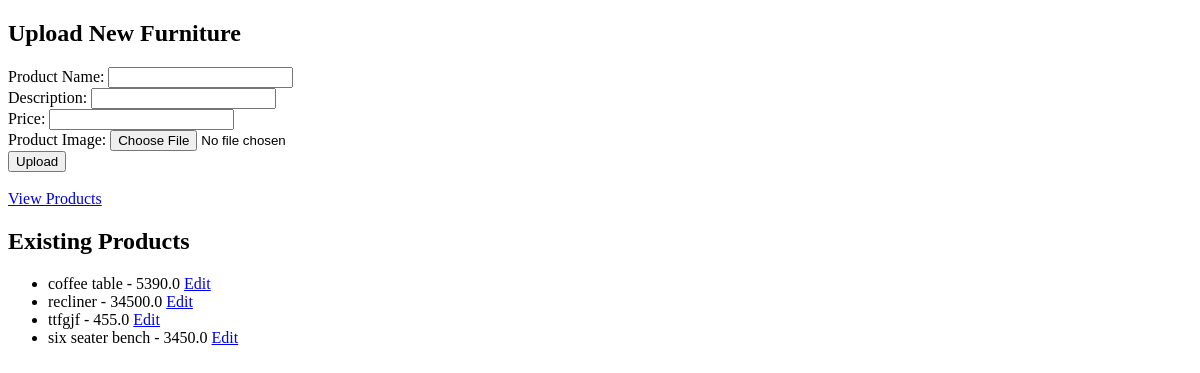
/admin, run on an earlier commit of the app's database.
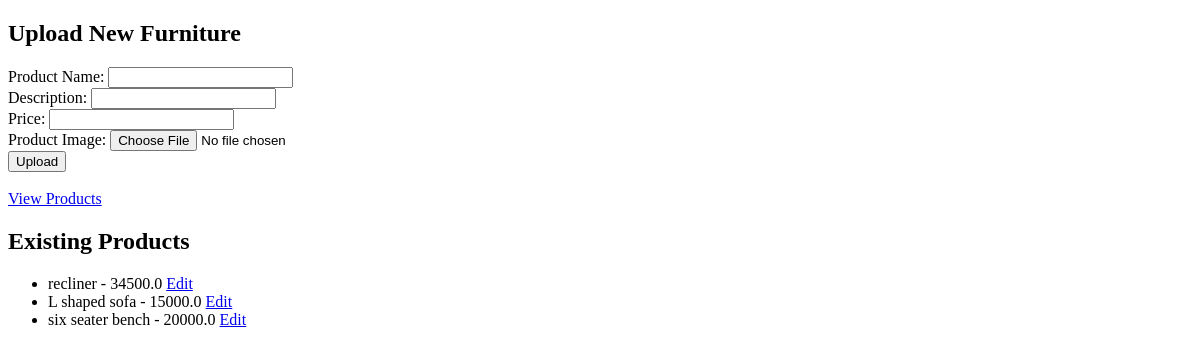
And on a later commit of the database.
### app.py (models this page shows)
class Furniture(db.Model):
    id = db.Column(db.Integer, primary_key=True)
    name = db.Column(db.String(100), nullable=False)
    description = db.Column(db.String(255), nullable=False)
    price = db.Column(db.Float, nullable=False)
    image_filename = db.Column(db.String(255), nullable=False)

### app.py (the view, shortened to what this page needs)
@app.route("/admin", methods=["GET", "POST"])
def admin_panel():
    products = Furniture.query.all()  # Fetch all products for admin panel
    return render_template("admin.html", products=products)

### templates/admin.html (shortened to what this page needs)
<!DOCTYPE html>
<html lang="en">
<head>
</head>
<body>
    <h2>Upload New Furniture</h2>
    <form method="POST" enctype="multipart/form-data">
        <label>Product Name:</label> <input type="text" name="name" required><br>
        <label>Description:</label> <input type="text" name="description" required><br>
        <label>Price:</label> <input type="number" name="price" required><br>
        <label>Product Image:</label> <input type="file" name="file" required><br>
        <button type="submit">Upload</button>
    </form>
    <br>
    <a href="{{ url_for('display_products') }}">View Products</a>
<h2>Existing Products</h2>
    <ul>
 {% for product in products %}
          <li>
                {{ product.name }} - {{ product.price }}
                <a href="{{ url_for('edit_product', product_id=product.id) }}">Edit</a>
            </li>
        {% endfor %}
    </ul>
</body>
</html>

What changed in the data, as far as the page shows it:
removed Furniture: name "coffee table", price "5390.0"
removed Furniture: name "ttfgjf", price "455.0"
added Furniture: name "L shaped sofa", price "15000.0"
changed Furniture "six seater bench": price "3450.0" → "20000.0"
